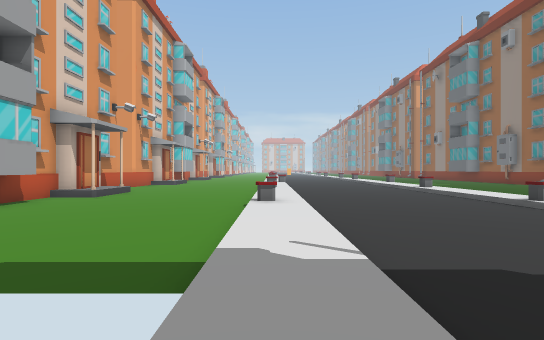
view 1 (above)

18 first-person views from a walk through a scene from a Unity 3-D project. The camera is 1.2 m above the floor, looks level and sees 80° across. The floor is counted in squares, 2 m on a side. Each view is taken from the middle of a square. On the plan, view 1 faces up. The plan holds only what a view shows up to about 10 squares ahead; the rest is blank. The place goes on beyond the plan. The player is left out.

view 2
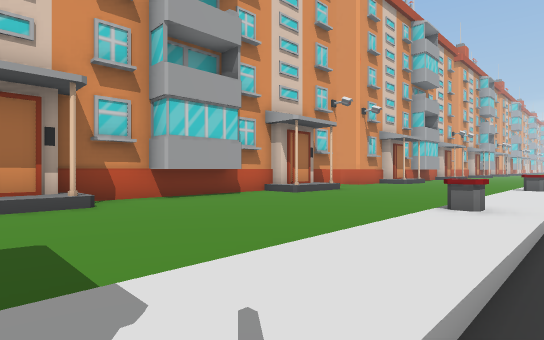

view 3
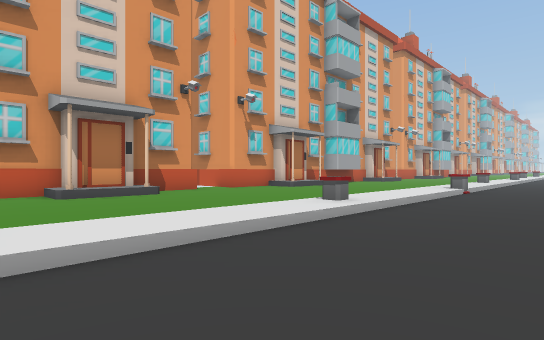

view 4
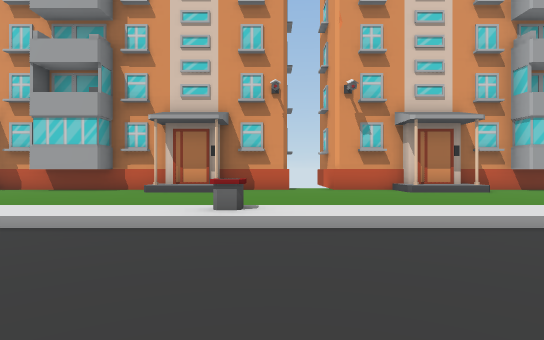

view 5
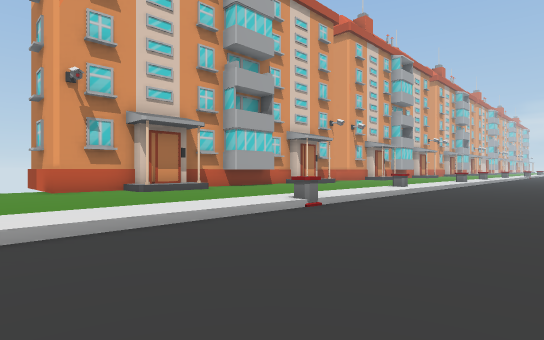

view 6
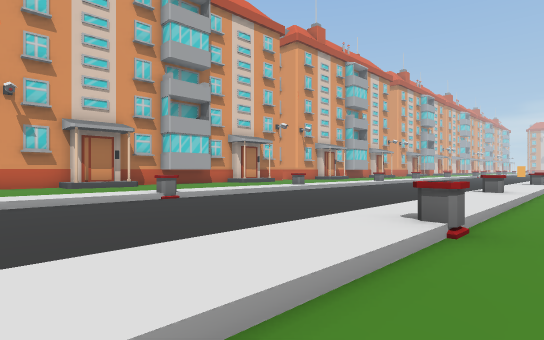

view 7
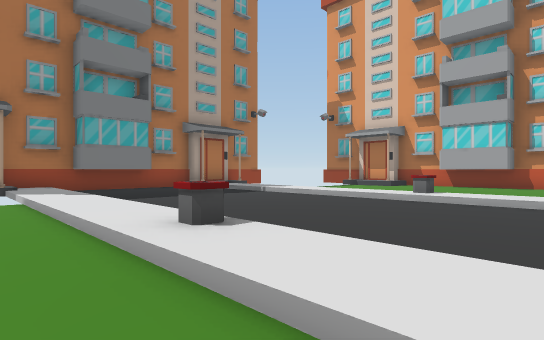

view 8
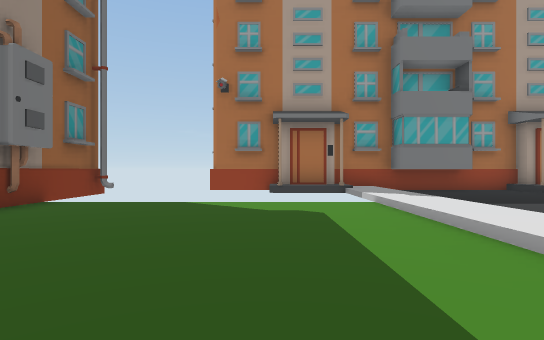

view 9
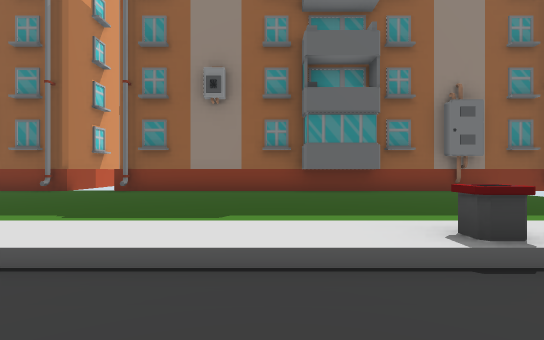

view 10
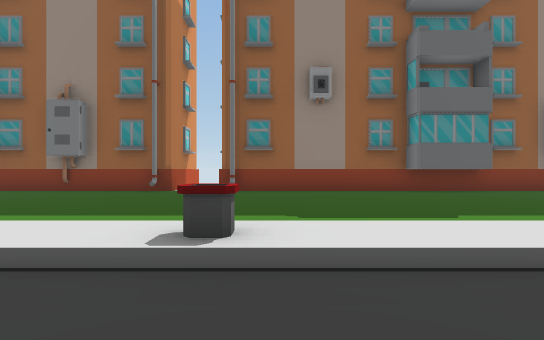

view 11
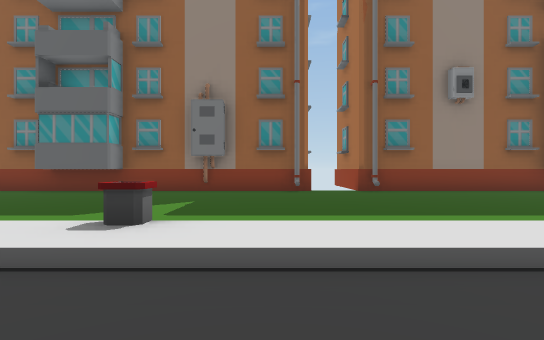

view 12
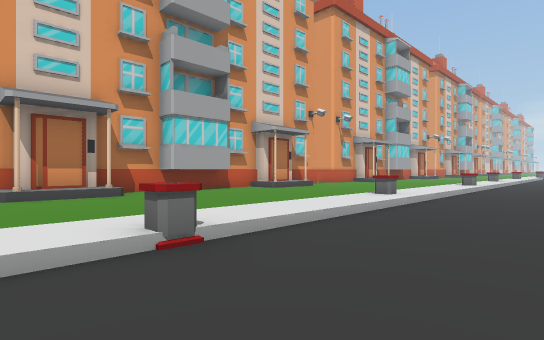

view 13
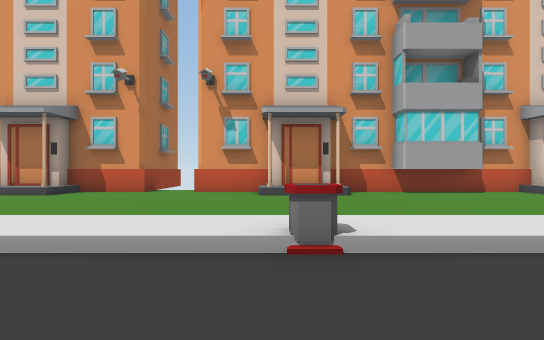

view 14
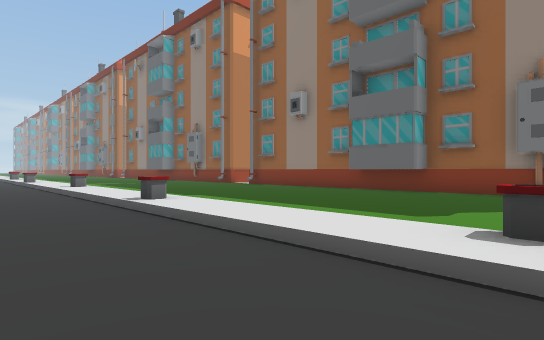

view 15
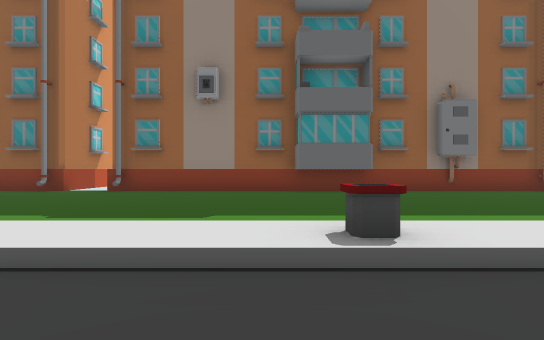

view 16
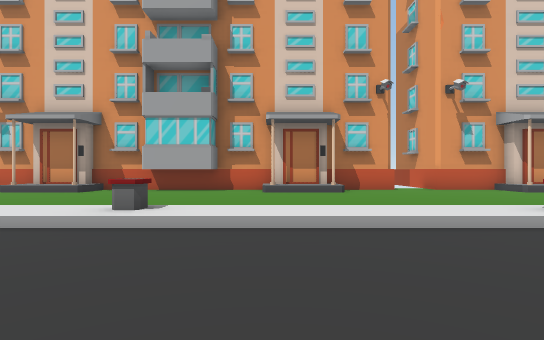

view 17
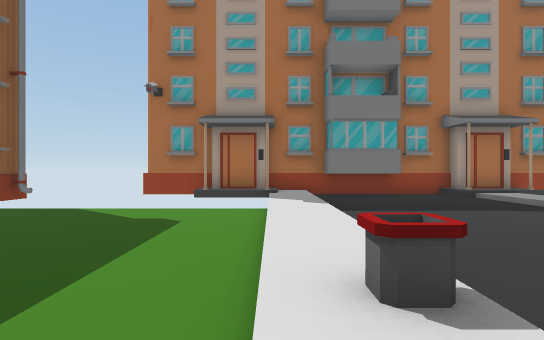

view 18
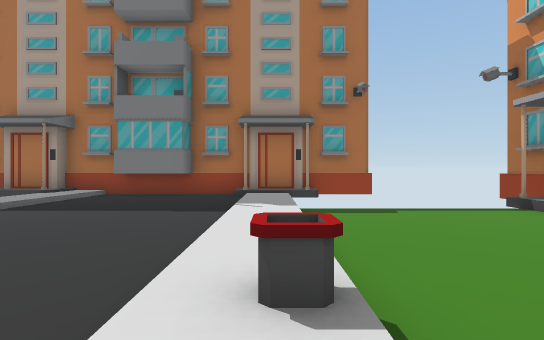

### Floor plan
Key: @ floor where view 1 was taken; # wall or solid block; x gap in a wall; . main floor; : floor 0.25 m higher than the main floor; + floor 0.5 m higher than the main floor; / step, stairs or slope; ^ raised ledge; B bin; O other object.
Columns run from 7 left of view 1 to 13 right of it. Each row starts with its distance up from view 1.
 30  ^#.
 29  #...             .#
 28  ^....     ./    ...^
 27  ..... O.. ./B  ....#
 26  #.... :.. ./:.....##
 25  #.... :.. .//......#
 24  #+... :....//......#
 23  #+....:....//......#
 22  #.....:....//......#
 21  #.....B....B/.....##
 20  #.....:....//.....##
 19  #.....:....//......#
 18  #.....:....//......#
 17  #+....:....//......#
 16  #+....B..../B......#
 15  #.....:....//......#
 14 ##.....:....//.....##
 13 #......:....//......#
 12 ##.....:....//.....#^
 11  #.....B....B/......#
 10  ##....:....//......#
  9  ##....:....//......#
  8  #.....:....//......#
  7  #.....:....//.....#
  6  #.....B....B/.....#
  5  #.....:....//.....^
  4  #.....:....//......#
  3  ##....:....//......#
  2   #....:....//......#
  1   #    :..../      #
  0        @..../      #
 -1       #+..##/x+
 -2       ##########

Where each view was taken, in squares from view 1:
view 1: 0 up, 0 right, facing up
view 2: 2 up, 1 right, facing up-left
view 3: 7 up, 3 right, facing up-left
view 4: 12 up, 4 right, facing left
view 5: 12 up, 4 right, facing up-left
view 6: 13 up, 7 right, facing up-left
view 7: 9 up, 7 right, facing down-left
view 8: 8 up, 8 right, facing down
view 9: 8 up, 3 right, facing right
view 10: 11 up, 3 right, facing right
view 11: 15 up, 3 right, facing right
view 12: 15 up, 3 right, facing up-left
view 13: 16 up, 3 right, facing left
view 14: 16 up, 3 right, facing up-right
view 15: 22 up, 3 right, facing right
view 16: 23 up, 4 right, facing left
view 17: 8 up, 6 right, facing down
view 18: 8 up, 0 right, facing down
